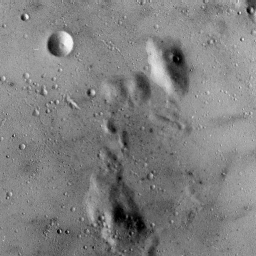
#> input picture imgs/moon.tiff, 256 x 256 px
$ python proto.py
#> lines starting #> are read from the running program, lines starting #| are printed output that depends on the picture
import numpy as np
import matplotlib.pyplot as plt
import cv2
from numpy.lib.stride_tricks import sliding_window_view

def get_mse(img1, img2):
    return np.mean((img1 - img2)**2)

def mcnlm_local(noisy_patch: np.ndarray,
                window_patches: np.ndarray,
                window_coords: np.ndarray,
                probs: float,
                h_r: float,
                h_s: float) -> float:
    n = len(window_patches)

    i_vect = np.random.random(n) < probs
    selected_indices = np.where(i_vect)[0]

    if len(selected_indices) == 0:
        return noisy_patch[len(noisy_patch) // 2]

    selected_patches = window_patches[selected_indices]
    selected_coords = window_coords[selected_indices]

    diffs = selected_patches - noisy_patch
    dists_sq = np.sum(diffs**2, axis=1)
    w_r = np.exp(-dists_sq / (h_r**2))

    spatial_dist_sq = np.sum(selected_coords**2, axis=1)
    w_s = np.exp(-spatial_dist_sq / (2 * h_s**2))

    weights = w_r * w_s

    sum_B = np.sum(weights)
    if sum_B == 0:
        return noisy_patch[len(noisy_patch) // 2]

    center_idx = len(noisy_patch) // 2
    center_pixels = selected_patches[:, center_idx]
    sum_A = np.sum(weights * center_pixels)

    return sum_A / sum_B

def trial1():
    try:
        img = cv2.imread('../imgs/moon.tiff', 0)
#> img is the input picture: shape (256, 256); min 0, max 249, mean 127.8
        if img is None: raise FileNotFoundError
    except:
        img = np.zeros((100, 100))
        cv2.circle(img, (50, 50), 30, 1, -1)

    img = img.astype(np.float64) / 255.0
    sd = 17.0 / 255.0
    noisy_img = img + np.random.normal(0, sd, size=img.shape)
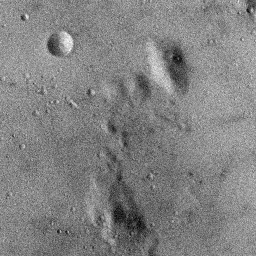
#> noisy_img: shape (256, 256) float64; min -0.152, max 1.12, mean 0.501; drawn with min black and max white

    h, w = noisy_img.shape
#> h = 256; w = 256
    denoised_img = np.zeros_like(noisy_img)

    patch_size = 5
    pad = patch_size // 2

    h_r = 0.4 * 5 * sd
    h_s = 10.0
    rho = 15
    xi = 0.5

    total_pad = pad + rho
    padded_img = np.pad(noisy_img, total_pad, mode='reflect')
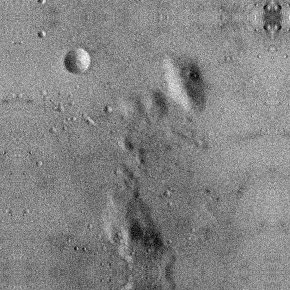
#> padded_img: shape (290, 290) float64; min -0.152, max 1.12, mean 0.507; drawn with min black and max white

    print(f"Denoising with Search Window {2*rho+1}x{2*rho+1}...")

    for i in range(h):
        for j in range(w):
            pi, pj = i + total_pad, j + total_pad
            y_patch = padded_img[pi-pad : pi+pad+1, pj-pad : pj+pad+1].flatten()

            r_min, r_max = pi - rho, pi + rho + 1
            c_min, c_max = pj - rho, pj + rho + 1

            window_slice = padded_img[r_min-pad : r_max+pad, c_min-pad : c_max+pad]

            patches_view = sliding_window_view(window_slice, (patch_size, patch_size))
            window_patches = patches_view.reshape(-1, patch_size * patch_size)

            wy, wx = np.mgrid[-rho:rho+1, -rho:rho+1]
            window_coords = np.stack((wy.flatten(), wx.flatten()), axis=1)

            pixel_val = mcnlm_local(y_patch, window_patches, window_coords, xi, h_r, h_s)
            denoised_img[i, j] = pixel_val
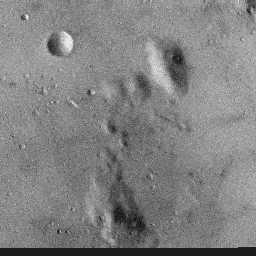
#> denoised_img: shape (256, 256) float64; min -0.143, max 1.09, mean 0.487; drawn with min black and max white
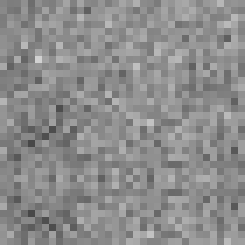
#> window_slice: shape (35, 35) float64 (shown 7 times larger); min 0.284, max 0.822, mean 0.553

    mse_noisy = get_mse(img, noisy_img)
    mse_denoised = get_mse(img, denoised_img)

    plt.figure(figsize=(12, 5))
    plt.subplot(1, 3, 1); plt.imshow(img, cmap='gray'); plt.title("Original")
    plt.subplot(1, 3, 2); plt.imshow(noisy_img, cmap='gray'); plt.title(f"Noisy (MSE: {mse_noisy:.4f})")
    plt.subplot(1, 3, 3); plt.imshow(denoised_img, cmap='gray'); plt.title(f"MCNLM (MSE: {mse_denoised:.4f})")
    plt.show()

if __name__ == "__main__":
#> (the run stopped early here; a loop or call above may not have finished)
